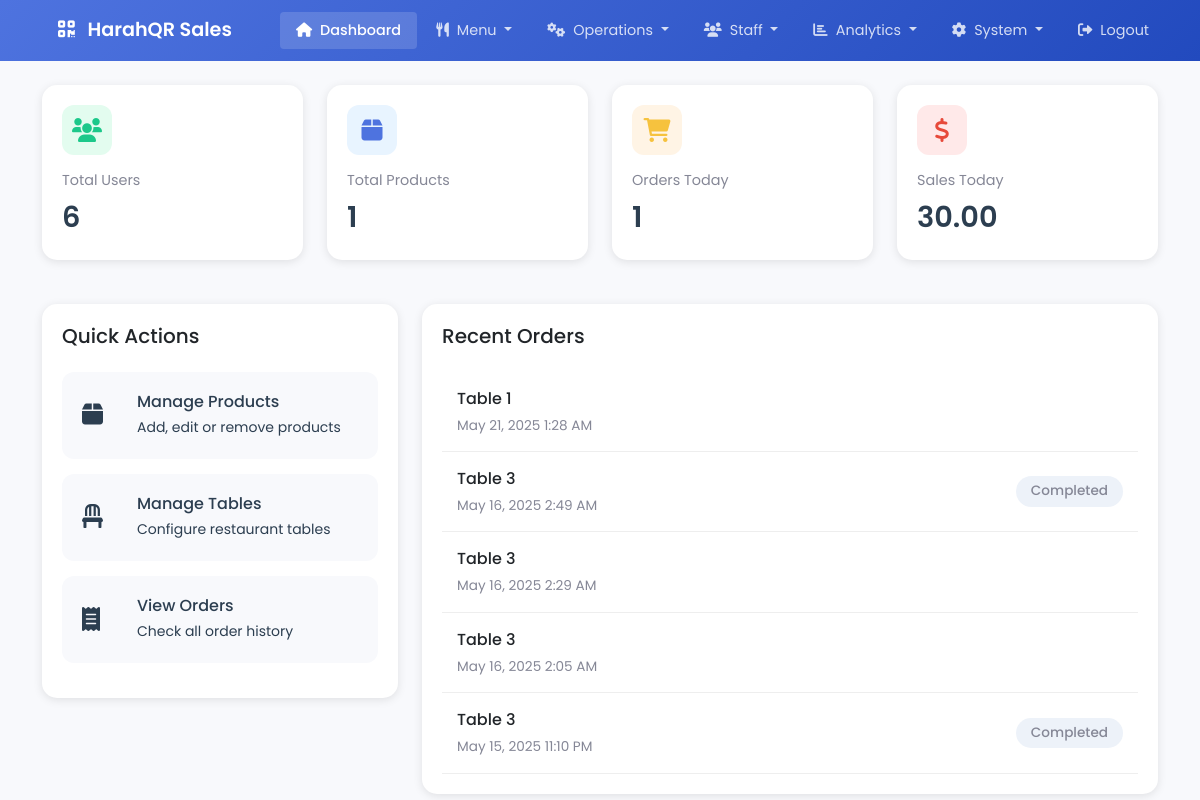
The app's page /admin/dashboard.php (signed in) with its own data.
### tables this page shows
CREATE TABLE `orders` (
  `order_id` int(11) NOT NULL,
  `table_id` int(11) DEFAULT NULL,
  `customer_id` int(11) DEFAULT NULL,
  `order_type` enum('QR','WALK_IN') NOT NULL,
  `status` enum('PENDING','PAID','COMPLETED') DEFAULT 'PENDING',
  `total_amount` decimal(10,2) NOT NULL,
  `created_at` timestamp NOT NULL DEFAULT current_timestamp(),
  `updated_at` timestamp NOT NULL DEFAULT current_timestamp() ON UPDATE current_timestamp(),
  `processed_by_id` int(11) DEFAULT NULL
);

CREATE TABLE `tables` (
  `table_id` int(11) NOT NULL,
  `table_number` varchar(10) NOT NULL,
  `qr_code` varchar(255) NOT NULL,
  `status` enum('AVAILABLE','OCCUPIED','READY','CLEANING') DEFAULT 'AVAILABLE',
  `created_at` timestamp NOT NULL DEFAULT current_timestamp()
);

### admin/components/recent_orders.php (the view, shortened to what this page needs)
<?php
function getRecentOrders($conn) {
    try {
        $stmt = $conn->query("
            SELECT o.*, t.table_number
            FROM orders o
            LEFT JOIN tables t ON o.table_id = t.table_id
            ORDER BY o.created_at DESC
            LIMIT 5
        ");
        return $stmt->fetchAll(PDO::FETCH_ASSOC);
    } catch (PDOException $e) {
        return ['error' => "Database error: " . $e->getMessage()];
    }
}
function displayRecentOrders($orders) {
?>
    <div class="recent-orders">
        <h5 class="mb-4">Recent Orders</h5>
        <?php foreach ($orders as $order): ?>
            <div class="order-item">
                <div class="order-info">
                    <div class="order-table">Table <?php echo htmlspecialchars($order['table_number']); ?></div>
                    <div class="order-time"><?php echo date('M j, Y g:i A', strtotime($order['created_at'])); ?></div>
                </div>
                <div class="order-status status-<?php echo strtolower($order['status']); ?>">
                    <?php echo ucfirst(strtolower($order['status'])); ?>
                </div>
            </div>
        <?php endforeach; ?>
    </div>
<?php
}

### admin/components/header.php (shortened to what this page needs)
<!DOCTYPE html>
<html lang="en">
<head>
    <link href="https://cdn.jsdelivr.net/npm/bootstrap@5.3.0/dist/css/bootstrap.min.css" rel="stylesheet">
    <link href="https://cdnjs.cloudflare.com/ajax/libs/font-awesome/6.0.0/css/all.min.css" rel="stylesheet">
</head>

### admin/dashboard.php (shortened to what this page needs)
<?php
require_once '../config/database.php';
require_once 'components/stats.php';
require_once 'components/recent_orders.php';
require_once 'components/quick_actions.php';
$stats = getStats($conn);
$recent_orders = getRecentOrders($conn);
try {
    $stmt = $conn->query("
        SELECT o.*, t.table_number
        FROM orders o
        LEFT JOIN tables t ON o.table_id = t.table_id
        ORDER BY o.created_at DESC
        LIMIT 5
    ");
    $recent_orders = $stmt->fetchAll(PDO::FETCH_ASSOC);
} catch (PDOException $e) {
    $stats['error'] = "Database error: " . $e->getMessage();
}
?>
<?php include 'components/header.php'; ?>
<body>
    <?php include 'components/navbar.php'; ?>
    <div class="container mt-4">
        <?php displayStats($stats); ?>
        <div class="row mt-4">
            <div class="col-md-4">
                <?php displayQuickActions(); ?>
            </div>
            <div class="col-md-8">
                <?php displayRecentOrders($recent_orders); ?>
            </div>
        </div>
    </div>
</body>
</html>

### admin/components/navbar.php (shortened to what this page needs)
<nav class="navbar navbar-expand-lg navbar-dark">
    <div class="container">
        <a class="navbar-brand" href="dashboard.php">
            <i class="fas fa-qrcode me-2"></i>
            HarahQR Sales
        </a>
        <div class="collapse navbar-collapse" id="navbarNav">
            <ul class="navbar-nav ms-auto">
                <li class="nav-item">
                    <a class="nav-link active" href="dashboard.php">
                        <i class="fas fa-home me-2"></i>Dashboard
                    </a>
                </li>
                <li class="nav-item dropdown">
                    <a class="nav-link dropdown-toggle" href="#" role="button" data-bs-toggle="dropdown" aria-expanded="false">
                        <i class="fas fa-utensils me-2"></i>Menu
                    </a>
                </li>
                <li class="nav-item dropdown">
                    <a class="nav-link dropdown-toggle" href="#" role="button" data-bs-toggle="dropdown" aria-expanded="false">
                        <i class="fas fa-cogs me-2"></i>Operations
                    </a>
                </li>
                <li class="nav-item dropdown">
                    <a class="nav-link dropdown-toggle" href="#" role="button" data-bs-toggle="dropdown" aria-expanded="false">
                        <i class="fas fa-users me-2"></i>Staff
                    </a>
                </li>
                <li class="nav-item dropdown">
                    <a class="nav-link dropdown-toggle" href="#" role="button" data-bs-toggle="dropdown" aria-expanded="false">
                        <i class="fas fa-chart-bar me-2"></i>Analytics
                    </a>
                </li>
                <li class="nav-item dropdown">
                    <a class="nav-link dropdown-toggle" href="#" role="button" data-bs-toggle="dropdown" aria-expanded="false">
                        <i class="fas fa-cog me-2"></i>System
                    </a>
                </li>
                <li class="nav-item">
                    <a class="nav-link" href="../logout.php">
                        <i class="fas fa-sign-out-alt me-2"></i>Logout
                    </a>
                </li>
            </ul>
        </div>
    </div>
</nav>

### admin/components/stats.php (shortened to what this page needs)
<?php
function displayStats($stats) {
?>
    <div class="row">
        <div class="col-md-3">
            <div class="stat-card">
                <div class="stat-icon stat-users">
                    <i class="fas fa-users"></i>
                </div>
                <div class="stat-title">Total Users</div>
                <div class="stat-value"><?php echo $stats['users_count']; ?></div>
            </div>
        </div>
        <div class="col-md-3">
            <div class="stat-card">
                <div class="stat-icon stat-products">
                    <i class="fas fa-box"></i>
                </div>
                <div class="stat-title">Total Products</div>
                <div class="stat-value"><?php echo $stats['products_count']; ?></div>
            </div>
        </div>
        <div class="col-md-3">
            <div class="stat-card">
                <div class="stat-icon stat-orders">
                    <i class="fas fa-shopping-cart"></i>
                </div>
                <div class="stat-title">Orders Today</div>
                <div class="stat-value"><?php echo $stats['orders_count']; ?></div>
            </div>
        </div>
        <div class="col-md-3">
            <div class="stat-card">
                <div class="stat-icon stat-sales">
                    <i class="fas fa-dollar-sign"></i>
                </div>
                <div class="stat-title">Sales Today</div>
                <div class="stat-value"><?php echo number_format($stats['total_sales'], 2); ?></div>
            </div>
        </div>
    </div>
<?php
}

### admin/components/quick_actions.php
<?php
function displayQuickActions() {
?>
    <div class="quick-actions">
        <h5 class="mb-4">Quick Actions</h5>
        <a href="manage_products.php" class="action-card">
            <div class="action-icon">
                <i class="fas fa-box"></i>
            </div>
            <div>
                <h6 class="mb-1">Manage Products</h6>
                <small>Add, edit or remove products</small>
            </div>
        </a>
        <a href="manage_tables.php" class="action-card">
            <div class="action-icon">
                <i class="fas fa-chair"></i>
            </div>
            <div>
                <h6 class="mb-1">Manage Tables</h6>
                <small>Configure restaurant tables</small>
            </div>
        </a>
        <a href="view_orders.php" class="action-card">
            <div class="action-icon">
                <i class="fas fa-receipt"></i>
            </div>
            <div>
                <h6 class="mb-1">View Orders</h6>
                <small>Check all order history</small>
            </div>
        </a>
    </div>
<?php
}

### admin/components/styles.php (style rules this page uses)
body { font-family: 'Poppins', sans-serif; background-color: #f8f9fc; }
.navbar { background: linear-gradient(135deg, #4e73df, #224abe); padding: 0.5rem 1rem; }
.navbar-nav { gap: 0.2rem; }
.nav-item { position: relative; }
.nav-link { color: white !important; opacity: 0.8; transition: all 0.3s ease; padding: 0.5rem 1rem !important; font-size: 0.9rem; white-space: nowrap; }
.nav-link.active { opacity: 1; font-weight: 500; background: rgba(255, 255, 255, 0.15); border-radius: 4px; }
.navbar-brand { font-weight: 600; font-size: 1.2rem; padding: 0.5rem 1rem; margin-right: 2rem; color: white !important; }
.stat-card { background: white; border-radius: 15px; padding: 20px; margin-bottom: 20px; box-shadow: 0 2px 10px rgba(0,0,0,0.1); transition: transform 0.3s ease; }
.stat-icon { width: 50px; height: 50px; border-radius: 12px; display: flex; align-items: center; justify-content: center; font-size: 24px; margin-bottom: 15px; }
.stat-users { background: #e3fcef; color: #1cc88a; }
.stat-products { background: #e8f4ff; color: #4e73df; }
.stat-orders { background: #fff4e5; color: #f6c23e; }
.stat-sales { background: #ffe9e9; color: #e74a3b; }
.stat-title { color: #858796; font-size: 0.9rem; margin-bottom: 5px; }
.stat-value { font-size: 1.8rem; font-weight: 600; color: #2c3e50; margin-bottom: 0; }
.quick-actions { background: white; border-radius: 15px; padding: 20px; margin-bottom: 20px; box-shadow: 0 2px 10px rgba(0,0,0,0.1); }
.action-card { background: #f8f9fc; border-radius: 12px; padding: 20px; margin-bottom: 15px; transition: all 0.3s ease; text-decoration: none; color: #2c3e50; display: flex; align-items: center; gap: 15px; }
.action-icon { font-size: 24px; width: 40px; }
.recent-orders { background: white; border-radius: 15px; padding: 20px; box-shadow: 0 2px 10px rgba(0,0,0,0.1); }
.order-item { padding: 15px; border-bottom: 1px solid #eee; display: flex; justify-content: space-between; align-items: center; }
.order-info { flex-grow: 1; padding-right: 15px; }
.order-table { font-weight: 500; margin-bottom: 5px; }
.order-time { font-size: 0.85rem; color: #858796; }
.order-status { padding: 5px 15px; border-radius: 20px; font-size: 0.85rem; font-weight: 500; }
.status-completed { background: #edf2f9; color: #858796; }

### records on screen
orders: table.table_number "1", created_at "May 21, 2025 1:28 AM"
orders: table.table_number "3", created_at "May 16, 2025 2:49 AM", status "Completed"
orders: table.table_number "3", created_at "May 16, 2025 2:29 AM"
orders: table.table_number "3", created_at "May 16, 2025 2:05 AM"
orders: table.table_number "3", created_at "May 15, 2025 11:10 PM", status "Completed"

### other values on screen
$stats['users_count'] "6"
$stats['products_count'] "1"
$stats['orders_count'] "1"
$stats['total_sales'] "30.00"
